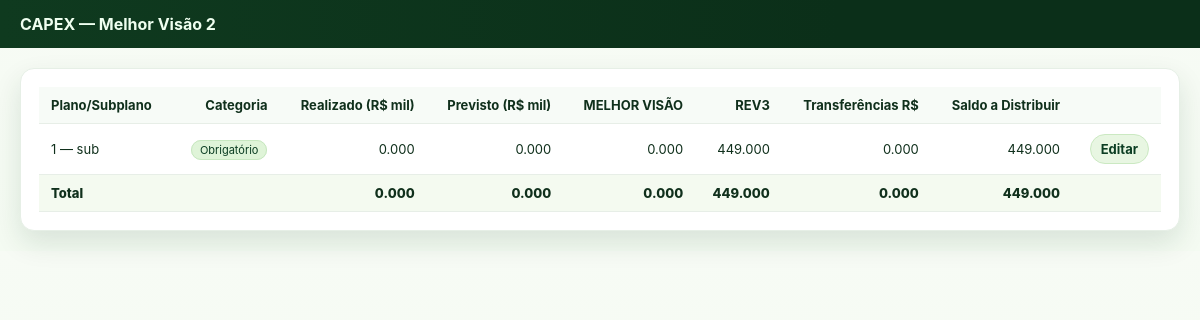
Screenshot of /capex/2/ with the database file from the repository.
### recipes/models.py (models this page shows, shortened)
class Plan(models.Model):
    code = models.CharField(max_length=50)              # ex.: 1.1.2
    name = models.CharField(max_length=255)             # ex.: Linhas de Transmissão
    categoria = models.CharField(max_length=3, choices=CATEGORIA, blank=True)
    parent = models.ForeignKey('self', null=True, blank=True, on_delete=models.CASCADE, related_name='children')
    rev3_meta = models.DecimalField(max_digits=16, decimal_places=3, default=Decimal("0.000"))  # R$ mil
    responsavel = models.CharField(max_length=255, blank=True)
    class Meta:
        unique_together = ("parent", "code")
        ordering = ["code"]

### recipes/views.py (the view)
# urls.py: path("capex/",views.capex, name="capex"),
def capex(request, year=2025):
    subplanos = (Plan.objects.filter(parent__isnull=False)
                 .select_related("parent")
                 .prefetch_related("mensal", "transferencias"))
    linhas = []
    for p in subplanos:
        r = _resumo_plan(p, year)
        linhas.append({"plan": p, **r})
    total = {
        "realizado": sum(l["realizado"] for l in linhas),
        "previsto": sum(l["previsto"] for l in linhas),
        "melhor_visao": sum(l["melhor_visao"] for l in linhas),
        "rev3": sum(l["plan"].rev3_meta for l in linhas),
        "transferencia": sum(l["transferencia"] for l in linhas),
    }
    total["saldo"] = total["rev3"] - total["melhor_visao"] + total["transferencia"]
    return render(request, "recipes/capex_overview.html", {
        "linhas": linhas, "total": total, "year": year
    })

### recipes/views.py (called while the page is built)
def _resumo_plan(plan: Plan, year: int):
    qs = plan.mensal.filter(year=year)
    realizado = qs.aggregate(t=Sum("realizado"))["t"] or Decimal("0")
    previsto  = qs.aggregate(t=Sum("previsto"))["t"]  or Decimal("0")
    melhor_visao = realizado + previsto
    transf = (plan.transferencias.filter(year=year)
              .aggregate(t=Sum("valor"))["t"] or Decimal("0"))
    saldo = plan.rev3_meta - melhor_visao + transf
    return {
        "realizado": realizado, "previsto": previsto,
        "melhor_visao": melhor_visao, "rev3": plan.rev3_meta,
        "transferencia": transf, "saldo": saldo,
    }

### recipes/templates/recipes/capex_overview.html (shortened to what this page needs)
{% load static %}
<!doctype html>
<html lang="pt-BR">
<head>
</head>
<body>
<header class="topbar">
  <strong>CAPEX — Melhor Visão {{ year }}</strong>
</header>
<main class="wrap">
  <section class="board">
    <table>
      <thead>
        <tr>
          <th>Plano/Subplano</th>
          <th>Categoria</th>
          <th>Realizado (R$ mil)</th>
          <th>Previsto (R$ mil)</th>
          <th>MELHOR VISÃO</th>
          <th>REV3</th>
          <th>Transferências R$</th>
          <th>Saldo a Distribuir</th>
          <th></th>
        </tr>
      </thead>
      <tbody>
        {% for l in linhas %}
        <tr>
          <td>{{ l.plan.code }} — {{ l.plan.name }}</td>
          <td><span class="badge">{{ l.plan.get_categoria_display }}</span></td>
          <td>{{ l.realizado|floatformat:3 }}</td>
          <td>{{ l.previsto|floatformat:3 }}</td>
          <td>{{ l.melhor_visao|floatformat:3 }}</td>
          <td>{{ l.rev3|floatformat:3 }}</td>
          <td>{{ l.transferencia|floatformat:3 }}</td>
          <td>{{ l.saldo|floatformat:3 }}</td>
          <td><a class="cta" href="{% url 'capex_editar' l.plan.id %}">Editar</a></td>
        </tr>
        {% empty %}
        <tr><td colspan="9">Sem planos cadastrados.</td></tr>
        {% endfor %}
      </tbody>
      <tfoot>
        <tr>
          <td colspan="2">Total</td>
          <td>{{ total.realizado|floatformat:3 }}</td>
          <td>{{ total.previsto|floatformat:3 }}</td>
          <td>{{ total.melhor_visao|floatformat:3 }}</td>
          <td>{{ total.rev3|floatformat:3 }}</td>
          <td>{{ total.transferencia|floatformat:3 }}</td>
          <td>{{ total.saldo|floatformat:3 }}</td>
          <td></td>
        </tr>
      </tfoot>
    </table>
  </section>
</main>
</body>
</html>

### recipes/templates/recipes/capex_overview.html (style rules this page uses)
:root { --neo-green:#7AC143; --neo-lime:#B5D334; --neo-deep:#0F3A1F; --bg:#F4FBF2; --surface:#fff; --muted:#5E6E62; --r:12px; }
body { margin:0;font-family:Inter,system-ui,Arial;background:linear-gradient(#F7FBF5,var(--bg));color:#10301C }
.topbar { position:sticky;top:0;background:linear-gradient(90deg,var(--neo-deep),#0B2F19 70%);color:#EFFFF0;padding:14px 20px }
.wrap { max-width:1220px;margin:20px auto;padding:0 20px }
.board { background:var(--surface);border:1px solid #e6efe6;border-radius:14px;box-shadow:0 12px 28px rgba(15,58,31,.12);padding:18px }
table { width:100%;border-collapse:separate;border-spacing:0 }
thead th { position:sticky;top:0;background:#f7fbf7 }
th,td { padding:10px 12px;border-bottom:1px solid #e7eee7;font-size:13px;text-align:right }
th:first-child,td:first-child { text-align:left }
.badge { font-size:11px;padding:2px 8px;border-radius:999px;background:#DFF4D8;border:1px solid #C7E7C0;color:#0B3D22 }
.cta { display:inline-block;padding:6px 10px;border-radius:999px;background:#E8F6E2;border:1px solid #CBE9C2;color:#0B3D22;text-decoration:none;font-weight:700 }
tfoot td { font-weight:800;background:#f4faf0 }

### rows the page displays
Plan: plan.code "1", plan.name "sub", plan.categoria "Obrigatório", realizado "0.000", previsto "0.000", melhor_visao "0.000", rev3 "449.000", transferencia "0.000", saldo "449.000"

### other values shown
{{ year }} "2"
{{ total.realizado|floatformat:3 }} "0.000"
{{ total.previsto|floatformat:3 }} "0.000"
{{ total.melhor_visao|floatformat:3 }} "0.000"
{{ total.rev3|floatformat:3 }} "449.000"
{{ total.transferencia|floatformat:3 }} "0.000"
{{ total.saldo|floatformat:3 }} "449.000"
